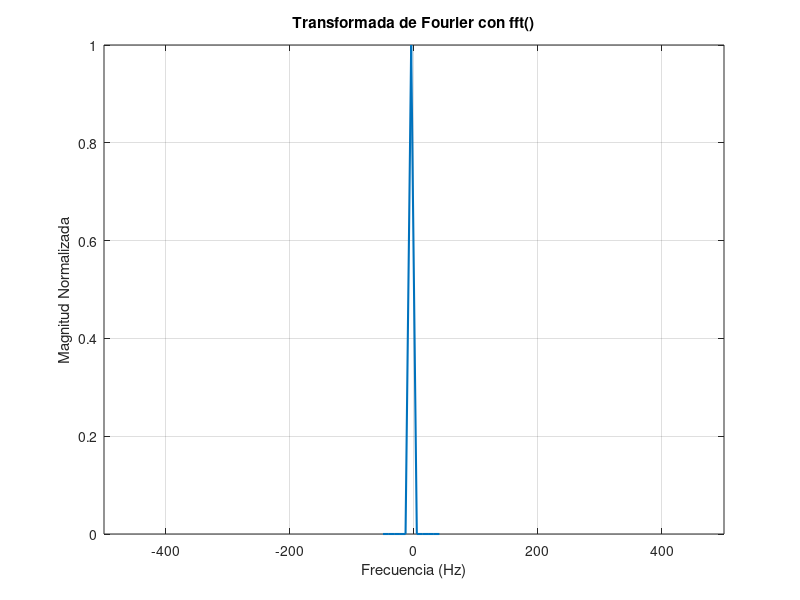

Reproduce this figure in MATLAB.
Fs = 100;        
t = 0:1/Fs:0.1;
f0 = 100;              

% onda cuadrada como m(t)
m = square(2*pi*f0*t);   % Onda cuadrada ±1

% FFT
N = length(m);
M_f = fft(m);            % FFT sin centrar
f = (0:N-1)*(Fs/N);      % Vector de frecuencias

% Centrar la FFT en 0 Hz
M_f_shifted = fftshift(M_f);             % Centrado
f_shifted = (-N/2:N/2-1)*(Fs/N);         % Eje de frecuencia centrado

% Obtener magnitud
M_mag = abs(M_f_shifted);
M_mag = M_mag / max(M_mag);              % Normalizar

% Graficar
figure;
plot(f_shifted, M_mag, 'LineWidth', 1.5);
xlabel('Frecuencia (Hz)');
ylabel('Magnitud Normalizada');
title('Transformada de Fourier con fft()');
grid on;
xlim([-500, 500]);                       % Zoom en el espectro

